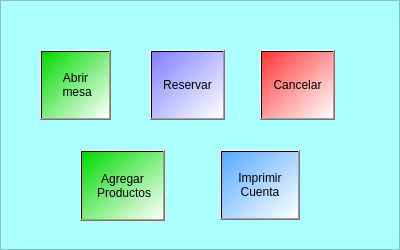
<?xml version="1.0" encoding="UTF-8"?>
<ui version="4.0">
 <class>MainWindow</class>
 <widget class="QMainWindow" name="MainWindow">
  <property name="geometry">
   <rect>
    <x>0</x>
    <y>0</y>
    <width>400</width>
    <height>250</height>
   </rect>
  </property>
  <property name="maximumSize">
   <size>
    <width>400</width>
    <height>250</height>
   </size>
  </property>
  <property name="windowTitle">
   <string>MainWindow</string>
  </property>
  <widget class="QWidget" name="centralwidget">
   <layout class="QVBoxLayout" name="verticalLayout">
    <property name="spacing">
     <number>0</number>
    </property>
    <property name="leftMargin">
     <number>0</number>
    </property>
    <property name="topMargin">
     <number>0</number>
    </property>
    <property name="rightMargin">
     <number>0</number>
    </property>
    <property name="bottomMargin">
     <number>0</number>
    </property>
    <item>
     <widget class="QFrame" name="frame">
      <property name="maximumSize">
       <size>
        <width>550</width>
        <height>500</height>
       </size>
      </property>
      <property name="styleSheet">
       <string notr="true">background-color: rgb(170, 255, 255);</string>
      </property>
      <property name="frameShape">
       <enum>QFrame::StyledPanel</enum>
      </property>
      <property name="frameShadow">
       <enum>QFrame::Raised</enum>
      </property>
      <widget class="QPushButton" name="bt_abrir">
       <property name="geometry">
        <rect>
         <x>40</x>
         <y>50</y>
         <width>71</width>
         <height>70</height>
        </rect>
       </property>
       <property name="maximumSize">
        <size>
         <width>75</width>
         <height>70</height>
        </size>
       </property>
       <property name="styleSheet">
        <string notr="true">background-color: qlineargradient(spread:repeat, x1:0, y1:0, x2:1, y2:1, stop:0 rgba(0, 217, 0, 255), stop:1 rgba(255, 255, 255, 255));
font: 900 italic 12pt &quot;Segoe UI&quot;;</string>
       </property>
       <property name="text">
        <string>Abrir
 mesa</string>
       </property>
      </widget>
      <widget class="QPushButton" name="bt_reservar">
       <property name="geometry">
        <rect>
         <x>150</x>
         <y>50</y>
         <width>75</width>
         <height>70</height>
        </rect>
       </property>
       <property name="maximumSize">
        <size>
         <width>75</width>
         <height>70</height>
        </size>
       </property>
       <property name="styleSheet">
        <string notr="true">background-color: qlineargradient(spread:pad, x1:0, y1:0, x2:1, y2:1, stop:0 rgba(127, 127, 255, 255), stop:1 rgba(255, 255, 255, 255));
font: 900 italic 12pt &quot;Segoe UI&quot;;</string>
       </property>
       <property name="text">
        <string>Reservar</string>
       </property>
      </widget>
      <widget class="QPushButton" name="bt_cancelar">
       <property name="geometry">
        <rect>
         <x>260</x>
         <y>50</y>
         <width>75</width>
         <height>70</height>
        </rect>
       </property>
       <property name="maximumSize">
        <size>
         <width>75</width>
         <height>70</height>
        </size>
       </property>
       <property name="styleSheet">
        <string notr="true">background-color: qlineargradient(spread:pad, x1:0, y1:0, x2:1, y2:1, stop:0 rgba(255, 55, 55, 255), stop:1 rgba(255, 255, 255, 255));
font: 900 italic 12pt &quot;Segoe UI&quot;;</string>
       </property>
       <property name="text">
        <string>Cancelar</string>
       </property>
      </widget>
      <widget class="QLabel" name="lb_mesa">
       <property name="geometry">
        <rect>
         <x>40</x>
         <y>20</y>
         <width>81</width>
         <height>16</height>
        </rect>
       </property>
       <property name="styleSheet">
        <string notr="true">font: 900 italic 11pt &quot;Segoe UI&quot;;</string>
       </property>
       <property name="text">
        <string/>
       </property>
      </widget>
      <widget class="QPushButton" name="bt_agregar_productos">
       <property name="geometry">
        <rect>
         <x>80</x>
         <y>150</y>
         <width>85</width>
         <height>71</height>
        </rect>
       </property>
       <property name="maximumSize">
        <size>
         <width>85</width>
         <height>80</height>
        </size>
       </property>
       <property name="styleSheet">
        <string notr="true">background-color: qlineargradient(spread:repeat, x1:0, y1:0, x2:1, y2:1, stop:0 rgba(0, 217, 0, 255), stop:1 rgba(255, 255, 255, 255));
font: 900 italic 12pt &quot;Segoe UI&quot;;</string>
       </property>
       <property name="text">
        <string>Agregar
 Productos</string>
       </property>
      </widget>
      <widget class="QPushButton" name="bt_imprimir_cuenta">
       <property name="geometry">
        <rect>
         <x>220</x>
         <y>150</y>
         <width>80</width>
         <height>70</height>
        </rect>
       </property>
       <property name="maximumSize">
        <size>
         <width>80</width>
         <height>70</height>
        </size>
       </property>
       <property name="styleSheet">
        <string notr="true">background-color: qlineargradient(spread:pad, x1:0, y1:0, x2:1, y2:1, stop:0 rgba(85, 170, 255, 255), stop:1 rgba(255, 255, 255, 255));
font: 900 italic 12pt &quot;Segoe UI&quot;;</string>
       </property>
       <property name="text">
        <string>Imprimir
 Cuenta </string>
       </property>
      </widget>
     </widget>
    </item>
   </layout>
  </widget>
 </widget>
 <resources/>
 <connections/>
</ui>
